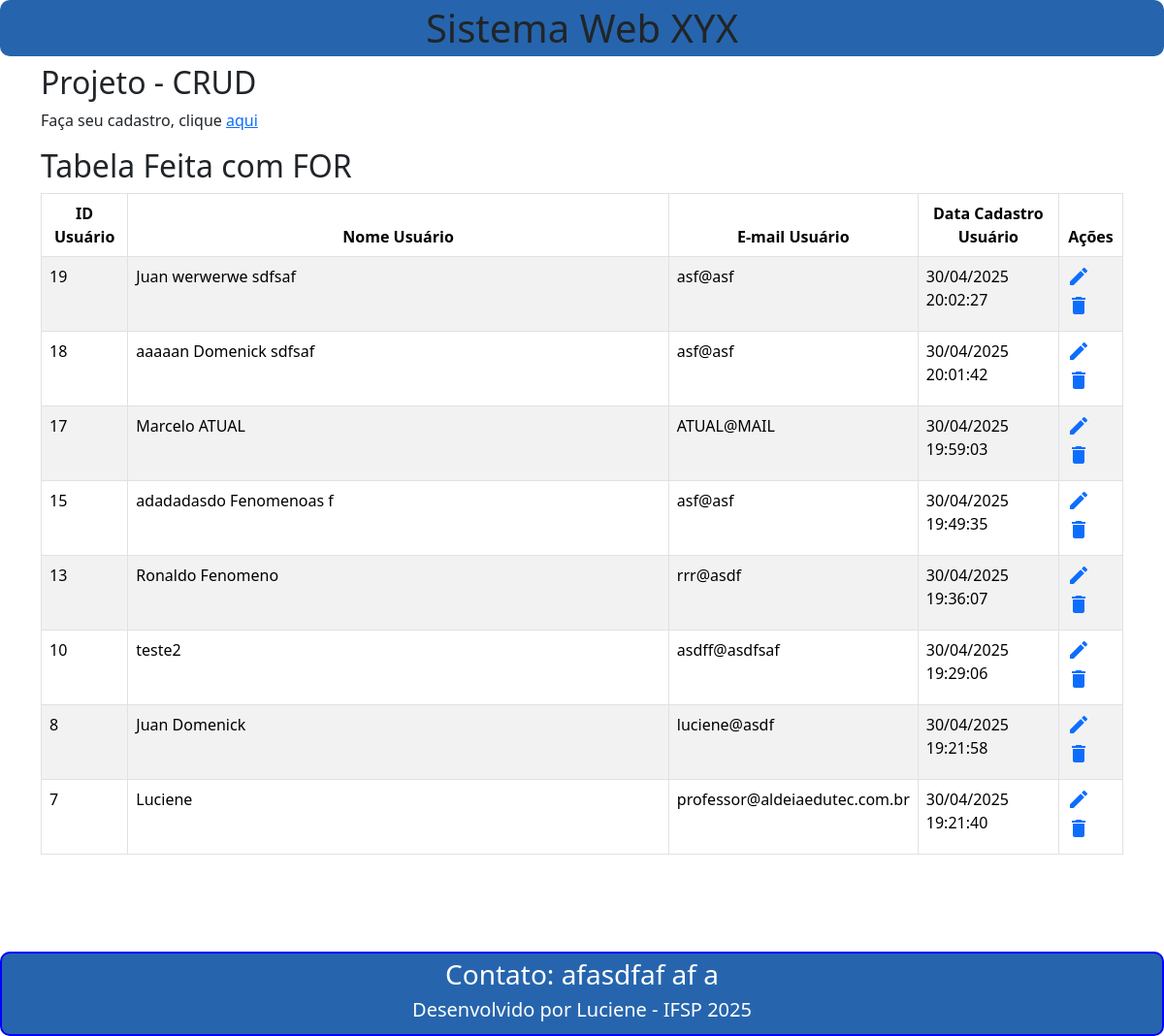
/bkp19052025/listausuarios.php (signed in), run on the app's committed database.
### tables this page shows
CREATE TABLE `tbusuarios` (
  `id` int(11) NOT NULL AUTO_INCREMENT,
  `nome` varchar(200) NOT NULL,
  `email` varchar(200) NOT NULL,
  `senha` varchar(20) NOT NULL,
  `datacadastro` datetime DEFAULT current_timestamp(),
  `status` int(11) DEFAULT 1,
  `tipo` varchar(20) NOT NULL DEFAULT 'Comum',
  PRIMARY KEY (`id`)
);

### bkp19052025/listausuarios.php (the view, shortened to what this page needs)
<?php require_once("includes/topo.php"); ?>
<?php
    if(isset($_SESSION['tipoUsuario']) && $_SESSION['tipoUsuario']=="Administrador"){
    require_once("banco/conexao.php");
    try {
        $sql = "select id
                , nome
                , email
                , DATE_FORMAT(datacadastro, '%d/%m/%Y %H:%i:%s') as datacadastro
            from tbusuarios
            order by datacadastro desc;
        ";
        $select = $conn->prepare($sql);
        $select->execute();
        $usuarios = $select->fetchAll(PDO::FETCH_ASSOC);
        $titulo = "Projeto - CRUD";
    } catch(PDOException $e) {
        echo "<h2 style='color:red;'>Erro: " . $e->getMessage() . "</h2>";
    }
?>
    <div class="container">
        <h2>
            <?php echo $titulo; ?>
        </h2>
        <p>
            Faça seu cadastro, clique
            <a href="cadastrousuario.php">
                aqui
            </a>
        </p>
        <h2>Tabela Feita com FOR</h2>
        <table class="table table-striped table-bordered">
            <thead class="text-center">
                <tr>
                    <th class="w-10">ID Usuário</th>
                    <th class="w-50">Nome Usuário</th>
                    <th>E-mail Usuário</th>
                    <th>Data Cadastro Usuário</th>
                    <th>Ações</th>
                </tr>
            </thead>
            <tbody class="text-left">
                <?php for ($i=0; $i < count($usuarios); $i++) { ?>
                    <tr>
                        <td><?php echo $usuarios[$i]['id']; ?></td>
                        <td><?php echo $usuarios[$i]['nome']; ?></td>
                        <td><?php echo $usuarios[$i]['email']; ?></td>
                        <td><?php echo $usuarios[$i]['datacadastro']; ?></td>
                        <td>
                            <a href="editarusuario.php?id=<?php echo $usuarios[$i]['id']; ?>">
                            <i class="material-icons">edit</i></a>
                            <a href="excluirusuario.php?id=<?php echo $usuarios[$i]['id']; ?>">
                            <i class="material-icons">delete</i></a>
                        </td>
                    </tr>
                <?php } ?>
            </tbody>
        </table>
    </div>
<?php }
else {
    echo "<h2 style='color:red;'>Você não tem permissão para acessar este conteúdo.</h2>";
}
require_once("includes/rodape.php");
?>

### bkp19052025/includes/topo.php (shortened to what this page needs)
<!DOCTYPE html>
<html lang="pt-br">
<head>
    <link rel="stylesheet" href="css/estilos.css">
    <link href="https://cdn.jsdelivr.net/npm/bootstrap@5.3.5/dist/css/bootstrap.min.css" rel="stylesheet">
</head>
<body>
    <header>
        <h1>Sistema Web XYX</h1>
    </header>

### bkp19052025/includes/rodape.php
<footer>
<div class="rodape">
    <h3>Contato: afasdfaf af a</h3>
    <h5>Desenvolvido por Luciene - IFSP 2025</h5>
</div>
</footer>
</body>
</html>

### bkp19052025/css/estilos.css (style rules this page uses)
body { background-color: #A8D8E6; color: black; }
h1 { background-color:rgb(38, 101, 173); text-align:center; color: white; padding: 5px; border-radius: 10px; }
.rodape { background-color:rgb(38, 101, 173); text-align:center; color: white; padding: 5px; border-radius: 10px; border: solid blue 2px; }
footer { margin-top: 100px; }

### data on the page
tbusuarios: id "19", nome "Juan werwerwe sdfsaf", email "asf@asf", datacadastro "30/04/2025 20:02:27"
tbusuarios: id "18", nome "aaaaan Domenick sdfsaf", email "asf@asf", datacadastro "30/04/2025 20:01:42"
tbusuarios: id "17", nome "Marcelo ATUAL", email "ATUAL@MAIL", datacadastro "30/04/2025 19:59:03"
tbusuarios: id "15", nome "adadadasdo Fenomenoas f", email "asf@asf", datacadastro "30/04/2025 19:49:35"
tbusuarios: id "13", nome "Ronaldo Fenomeno", email "rrr@asdf", datacadastro "30/04/2025 19:36:07"
tbusuarios: id "10", nome "teste2", email "asdff@asdfsaf", datacadastro "30/04/2025 19:29:06"
tbusuarios: id "8", nome "Juan Domenick", email "luciene@asdf", datacadastro "30/04/2025 19:21:58"
tbusuarios: id "7", nome "Luciene", email "professor@aldeiaedutec.com.br", datacadastro "30/04/2025 19:21:40"

### other printed values
$titulo "Projeto - CRUD"
